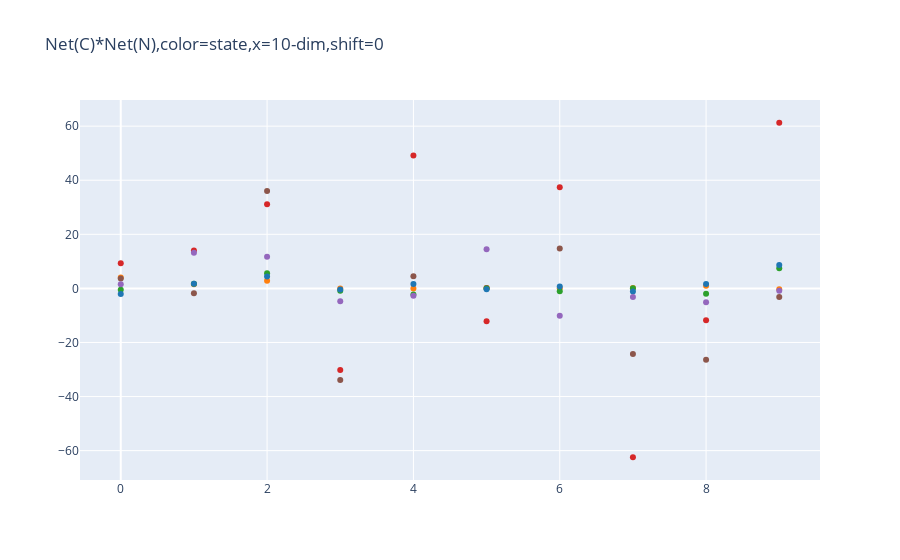

Notebook code for this chart:
### Code cell
ZZ = Z1*Z2
data=[]
colors=[
    '#1f77b4',  # muted blue
    '#ff7f0e',  # safety orange
    '#2ca02c',  # cooked asparagus green
    '#d62728',  # brick red
    '#9467bd',  # muted purple
    '#8c564b',  # chestnut brown
    '#e377c2',  # raspberry yogurt pink
    '#7f7f7f',  # middle gray
    '#bcbd22',  # curry yellow-green
    '#17becf'   # blue-teal
]
for i in range(N*nt):
    s=i//nt
    l=i%nt
    if shifts[s,l]==50:
        data.append(go.Scatter(x=list(range(10)), 
                           y=ZZ[i,:], 
                           mode='markers', 
                           name='dataset',
                           marker_color=colors[states[s]],
                           showlegend=False))
fig=go.Figure(data)
fig.update_layout(title="Net(C)*Net(N),color=state,x=10-dim,shift=0")
#plt.plot(Z1)
#clear_output()
fig

### Figure 1 — Plotly figure (JSON) as saved in the notebook; plotly's stock layout.template omitted (floating-point values rounded to 4 significant figures)
{"data": [{"marker": {"color": "#ff7f0e"}, "mode": "markers", "name": "dataset", "showlegend": false, "type": "scatter", "x": [0, 1, 2, 3, 4, 5, 6, 7, 8, 9], "y": [4.054, 1.49, 2.825, -0.007476, -0.06901, 0.1316, 0.09683, 0.1523, 0.937, -0.3119]}, {"marker": {"color": "#8c564b"}, "mode": "markers", "name": "dataset", "showlegend": false, "type": "scatter", "x": [0, 1, 2, 3, 4, 5, 6, 7, 8, 9], "y": [3.671, -1.803, 35.99, -33.91, 4.452, 0.1571, 14.72, -24.25, -26.42, -3.142]}, {"marker": {"color": "#d62728"}, "mode": "markers", "name": "dataset", "showlegend": false, "type": "scatter", "x": [0, 1, 2, 3, 4, 5, 6, 7, 8, 9], "y": [9.291, 13.97, 31.14, -30.14, 49.11, -12.17, 37.4, -62.45, -11.78, 61.26]}, {"marker": {"color": "#2ca02c"}, "mode": "markers", "name": "dataset", "showlegend": false, "type": "scatter", "x": [0, 1, 2, 3, 4, 5, 6, 7, 8, 9], "y": [-0.4806, 1.675, 5.629, -0.8386, -2.302, -0.002627, -1.036, 0.05288, -1.987, 7.405]}, {"marker": {"color": "#1f77b4"}, "mode": "markers", "name": "dataset", "showlegend": false, "type": "scatter", "x": [0, 1, 2, 3, 4, 5, 6, 7, 8, 9], "y": [-2.032, 1.674, 4.433, -0.4174, 1.578, -0.3512, 0.6574, -1.178, 1.624, 8.673]}, {"marker": {"color": "#9467bd"}, "mode": "markers", "name": "dataset", "showlegend": false, "type": "scatter", "x": [0, 1, 2, 3, 4, 5, 6, 7, 8, 9], "y": [1.545, 13.15, 11.69, -4.782, -2.723, 14.47, -10.15, -3.198, -5.091, -0.8745]}], "layout": {"autosize": true, "title": {"text": "Net(C)*Net(N),color=state,x=10-dim,shift=0"}, "xaxis": {"autorange": true, "range": [-0.5895, 9.589], "type": "linear"}, "yaxis": {"autorange": true, "range": [-72.66, 71.46], "type": "linear"}}}
